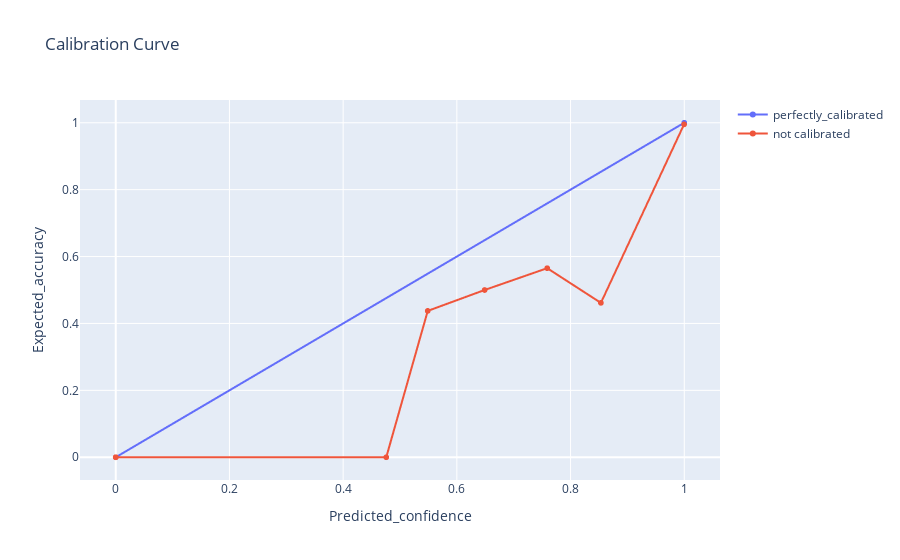
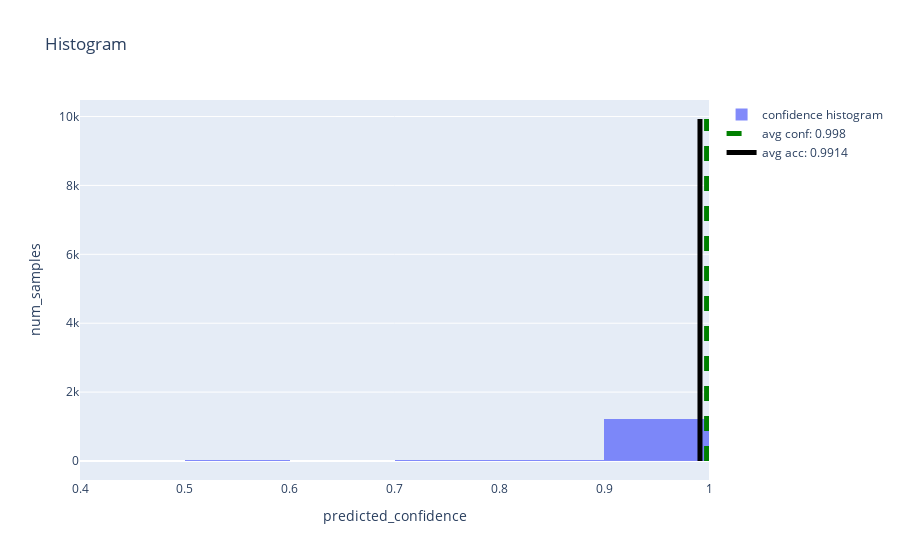

Source (notebook cell) for these figures, in order:
### Code cell
import os
plot_single_calibration_curves(scores,confidences,calib_curve_name="reliability_diagram",hist_name="histogram")

### Figure 1 — Plotly figure (JSON) as saved in the notebook; plotly's stock layout.template omitted (floating-point values rounded to 4 significant figures)
{"data": [{"mode": "lines+markers", "name": "perfectly_calibrated", "type": "scattergl", "x": [0, 1], "y": [0, 1]}, {"mode": "lines+markers", "name": "not calibrated", "type": "scattergl", "x": [0, 0, 0, 0, 0.4758, 0.5488, 0.6489, 0.7589, 0.8534, 0.9997], "y": [0, 0, 0, 0, 0, 0.4375, 0.5, 0.5652, 0.4615, 0.9952]}], "layout": {"title": {"text": "Calibration Curve"}, "xaxis": {"title": {"text": "Predicted_confidence"}}, "yaxis": {"title": {"text": "Expected_accuracy"}}}}

### Figure 2 — Plotly figure (JSON) as saved in the notebook; plotly's stock layout.template omitted (floating-point values rounded to 4 significant figures; data arrays with more than 128 entries replaced by an {"elided": "..."} marker saying what was removed)
{"data": [{"name": "confidence histogram", "opacity": 0.8, "type": "histogram", "x": {"elided": "10000 float values"}, "xbins": {"end": 1, "size": 0.1, "start": 0}}, {"line": {"color": "green", "dash": "dash", "width": 5}, "mode": "lines", "name": "avg conf: 0.998", "type": "scatter", "x": [0.9977, 0.9977], "y": [0, 9928]}, {"line": {"color": "black", "dash": "solid", "width": 5}, "mode": "lines", "name": "avg acc: 0.9914", "type": "scatter", "x": [0.9914, 0.9914], "y": [0, 9928]}], "layout": {"title": {"text": "Histogram"}, "xaxis": {"title": {"text": "predicted_confidence"}}, "yaxis": {"title": {"text": "num_samples"}}}}
